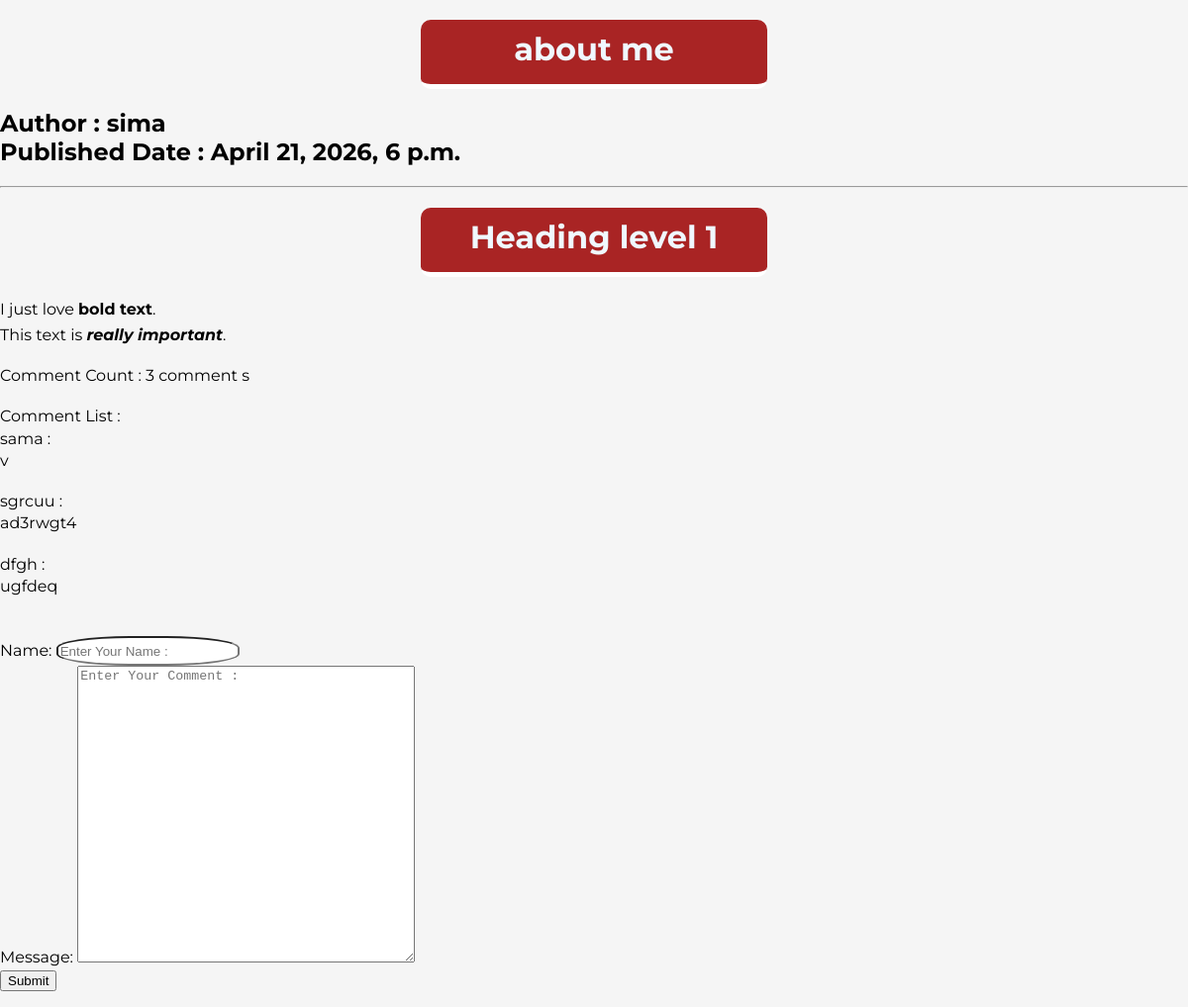
/blog/posts/6, run on the app's committed database.
### blog/models.py (models this page shows, shortened)
class Post(models.Model):
    class Status(models.TextChoices):
        DRAFT = 'DF' , 'Draft'
        PUBLISHED = 'PB' , 'Published'
        REJECTED = 'RJ' , 'Rejected'
    author = models.ForeignKey(User , on_delete=models.CASCADE , related_name='user_posts')
    title = models.CharField(max_length=250)
    description = models.TextField()
    slug = models.SlugField(max_length=250)
    publish = models.DateTimeField(default=timezone.now)
    created = models.DateTimeField(auto_now_add=True)
    updated = models.DateTimeField(auto_now=True)
    status = models.CharField(max_length=2 , choices=Status.choices, default=Status.DRAFT)
    reading_time = models.PositiveIntegerField()
    objects = models.Manager()
    published = PublishedManager()
    class Meta:
        ordering = ['-publish']
        indexes = [
            models.Index(fields=['-publish'])
        ]

class Comment(models.Model):
    post = models.ForeignKey(Post , on_delete=models.CASCADE , related_name="comments" , verbose_name="post")
    name = models.CharField(verbose_name="name" , max_length=250)
    body = models.TextField(verbose_name="message")
    created = models.DateTimeField(auto_now_add=True)
    updated = models.DateTimeField(auto_now=True)
    active = models.BooleanField(default=False)
    class Meta :
        ordering = ['-created']
        indexes = [
            models.Index(fields=['-created'])
        ]
        verbose_name = "comment"
        verbose_name_plural = "comments"

### blog/views.py (the view)
# urls.py: path('posts/<int:id>' , views.post_detail , name = 'post_detail'),
def post_detail(request , id):
    post = get_object_or_404(Post , id = id , status = Post.Status.PUBLISHED)
    comments = post.comments.filter(active = True)
    form = CommentForm()
    context = {
        'post' : post,
        'comments' : comments,
        'form' : form,
    }
    return render(request , 'blog/detail.html' , context)

### blog/forms.py (shortened to what this page needs)
class CommentForm(forms.ModelForm):
    class Meta :
        model = Comment
        fields = ['name' , 'body']
        widgets = {
            'name' : forms.TextInput(attrs={'placeholder' : 'Enter Your Name :' , 'required' : True , 'class' : 'name'}) ,
            'body' : forms.Textarea(attrs={'placeholder' : 'Enter Your Comment :' , 'class' : 'comment_body'})
        }

### blog/templatetags/blog_tags.py (called while the page is built)
@register.filter(name='markdown')
def to_markdown(text):
    return mark_safe(markdown(text))

### blog/templates/blog/detail.html (shortened to what this page needs)
{% extends 'parent/base.html' %}
{% load blog_tags %}
{% block content %}
{% load jformat %}
    <h1>{{post.title}}</h1>
    <h2>
        Author : {{ post.author }}
        <br>
        Published Date : {{ post.publish | jformat:"%Y/%m/%d %H:%M"}}
    </h2>
    <hr>
    <p> {{ post.description | markdown }}</p>
    <br>
    <div>
        {% with comments|length as cm_count %}
            Comment Count : {{ cm_count }} comment {{ cm_count | pluralize}}
        {% endwith %}
    </div>
    <br>
    <div>
        <p>Comment List : </p>
        {% for cm in comments %}
            {{ cm.name }} :
            {{ cm.body | linebreaks}}
            <br>
        {% empty %}
            no comments!
        {% endfor %}
    </div>
    <br>
    <form method="post" action="{% url 'blog:post_comment' post.id %}">
        {{ form.as_p }}
        <input type="submit" value="Submit">
    </form>
{% endblock %}

### blog/static/css/base.css (style rules this page uses)
* { box-sizing: border-box; }
body { --h: 212deg; --l: 43%; --brandColor: hsl(var(--h), 71%, var(--l)); font-family: Montserrat, sans-serif; margin: 0; background-color: whitesmoke; }
h1 { width: 350px; height: 70px; background-color: #a92424; color: aliceblue; text-align: center; border-bottom: 5px solid #ffffff; border-radius: 10px; margin: 20px auto; padding: 10px; }
p { margin: 0; line-height: 1.6; }
.name { border-radius : 40%; height : 30px; }
.comment_body { height : 300px; }

### data on the page
Post: title "about me", author "sima", publish|jformat "April 21, 2026, 6 p.m.", description "Heading level 1 I just love bold text . This text is really important ."
Comment: name "sama", body "v"
Comment: name "sgrcuu", body "ad3rwgt4"
Comment: name "dfgh", body "ugfdeq"

### other printed values
{{ cm_count }} "3"
{{ cm_count | pluralize }} "s"
